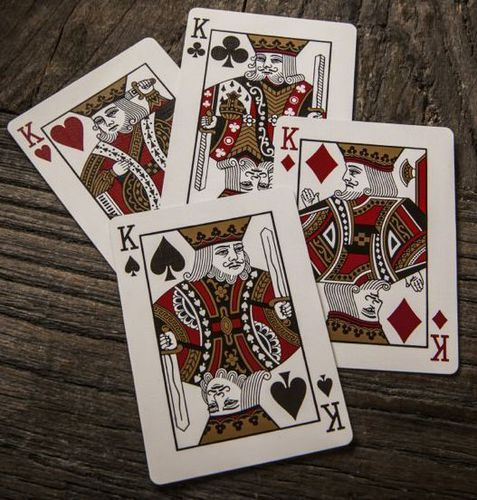
#> input picture Resources/cards.jpg, 477 x 500 px, given in place of the camera
$ python project1.py
#> lines starting #> are read from the running program, lines starting #| are printed output that depends on the picture; after the words box and inside, x2 and y2 are one past the last pixel; in counts of white or black regions, pixels touching at a corner belong together
import cv2
import numpy as np


frameWidth = 640
frameHeight = 480
cap = cv2.VideoCapture(0)
cap.set(3, frameWidth)
cap.set(4, frameHeight)
cap.set(10, 130)

#print(h_min, h_max, s_min, s_max, v_min, v_max)
myColors = [[35,51,97,68,110,255],          #yellow
            [155, 86,112,179,255,229],      #red
            [71,141,72,94,255,255]]         #green
myColorValues = [[0,255,239],                        #BGR
                 [61,61,183],
                 [51,255,0]]

myPoints = []       ##[x, y, color]

def findColor(img,myColors, myColorValues):
    imgHSV = cv2.cvtColor(img, cv2.COLOR_BGR2HSV)
    count = 0;
    newPoints = []
    for color in myColors:
        lower = np.array(color[0:3])
        upper = np.array(color[3:6])
        mask = cv2.inRange(imgHSV, lower, upper)
        x,y = getContours(mask)
        cv2.circle(imgResult,(x,y), 10, myColorValues[count], cv2.FILLED)
        if x!=0 and y!=0:
            newPoints.append([x,y,count])
        count += 1
        #cv2.imshow(str(color[0]), mask)
    return newPoints

def getContours(img):
    contours,hierarchy = cv2.findContours(img, cv2.RETR_EXTERNAL, cv2.CHAIN_APPROX_NONE)
    x,y,w,h = 0,0,0,0
    for cnt in contours:
        area = cv2.contourArea(cnt)
        print(area)
        if area > 500:
            #cv2.drawContours(imgResult,cnt,-1,(255,0,0),3)
            peri = cv2.arcLength(cnt,True)
            approx = cv2.approxPolyDP(cnt,0.02*peri,True)
            x , y , w, h = cv2.boundingRect(approx)
    return x+w//2, y

def drawOnCanvas(myPoints, myColorValues):
    for point in myPoints:
        cv2.circle(imgResult, (point[0], point[1]), 10, myColorValues[point[2]], cv2.FILLED)

while True:
    success, img = cap.read()
#> img is the input picture: shape (500, 477, 3); mean B, G, R 88.1, 96.6, 109.6
    imgResult = img.copy()
    newPoints = findColor(img,myColors, myColorValues)
#> in findColor, `imgHSV = cv2.cvtColor(img, cv2.COLOR_BGR2HSV)`: imgHSV: shape (500, 477, 3); mean H, S, V 21.2, 75.8, 109.6
#> the loop in findColor, `for color in myColors:` made 3 passes
#> pass 2, in findColor, `mask = cv2.inRange(imgHSV, lower, upper)`:
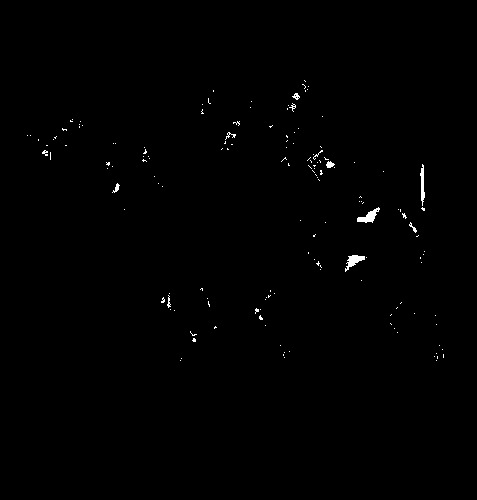
#> mask: shape (500, 477); 0.45% white; 153 white regions (141 under 20 px), largest, box (x1, y1, x2, y2) and area: (357, 207, 380, 223) 158, (345, 255, 365, 272) 148, (420, 164, 425, 206) 119
#> after the loop in findColor, `for color in myColors:`: imgResult: shape (500, 477, 3); 0.04% of pixels changed, all inside (x1, y1, x2, y2) = (0, 0, 11, 11)
#> after the loop in findColor, `for color in myColors:`: count = 3; newPoints = []
#> newPoints = []
    if len(newPoints) !=0:
        for newP in newPoints:
            myPoints.append(newP)
    if len(myPoints) !=0:
        drawOnCanvas(myPoints, myColorValues)

    findColor(img,myColors,myColorValues)
    cv2.imshow('Result', imgResult)
    if cv2.waitKey(1) & 0xFF == ord('q'):
#> (key q is pressed here)
        break
